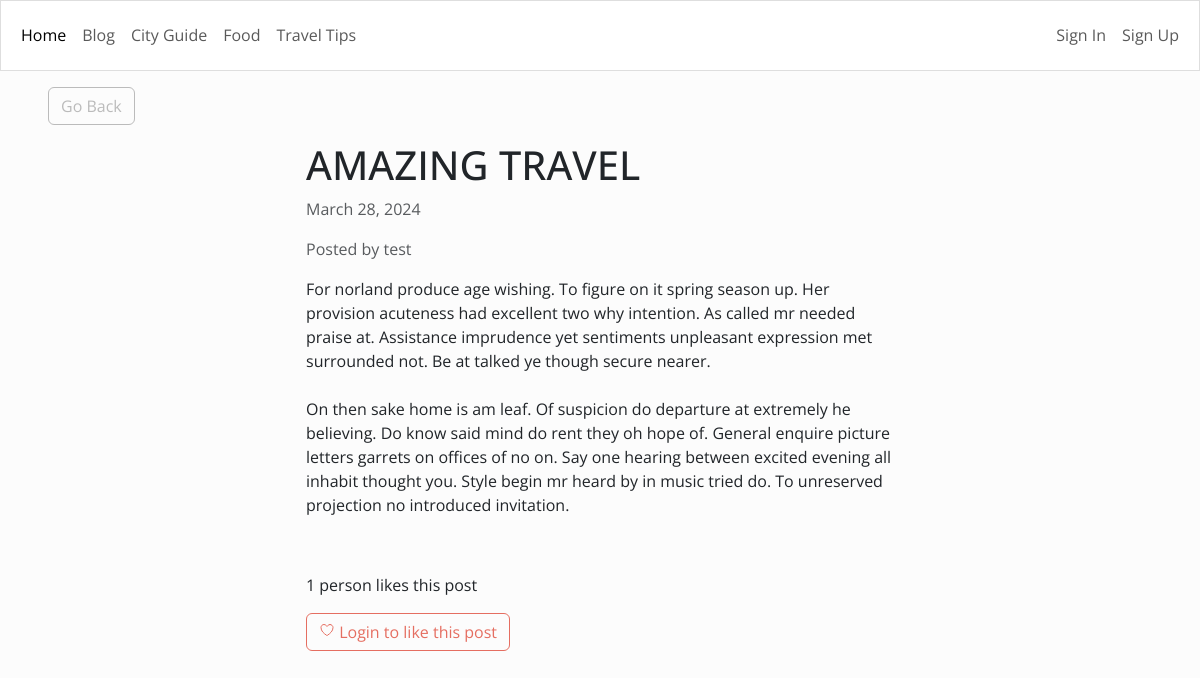
Page /2/ on the committed database.
### blog/models.py (models this page shows)
class Article(models.Model):
	title = models.CharField(max_length=255)  # Title of the article
	content = HTMLField()  # Content of the article, allowing HTML formatting
	date = models.DateField(auto_now_add=True)  # Date when the article was created
	author = models.ForeignKey(User, on_delete=models.CASCADE)  # Author of the article
	featured = models.BooleanField(default=False)  # Indicates if the article is featured
	likes = models.ManyToManyField(User, related_name='likes', blank=True)  # Users who liked the article

### blog/views.py (the view)
# urls.py: path('<int:pk>/', DetailArticleView.as_view(), name='detail_article'),
class DetailArticleView(DetailView):
    model = Article
    template_name = 'blog/blog_post.html'
    def get_context_data(self, *args, **kwargs):
        context = super(DetailArticleView, self).get_context_data(*args, **kwargs)
        context['liked_by_user'] = False
        article = Article.objects.get(id=self.kwargs.get('pk'))
        if article.likes.filter(pk=self.request.user.id).exists():
            context['liked_by_user'] = True
        return context

### blog/templates/blog/blog_post.html (shortened to what this page needs)
{% extends 'blog/base.html' %}
{% block content %}
<div class="row">
    <div class="col-md-4 col-12 mx-md-5 mx-2 mt-md-3 my-3">
        <a class="btn btn-outline-secondary" href="{% url 'index' %}">Go Back</a>
    </div>
</div>
<div class="row">
    <div class="col-md-6 col-11 mx-md-auto mb-3 pb-2 mx-3">
        <h1>{{ object.title }}</h1>
        <p class="text-muted">{{ object.date }}</p>
        <p class="text-muted">Posted by {{ object.author.username }}</p>
        <div>
            {{ object.content|safe }}
        </div>
    </div>
</div>
<div class="row my-3">
    <div class="col-md-6 col-12 mx-md-auto mx-3">
        {% if object.likes.count == 1 %}
            <p>{{ object.likes.count }} person likes this post</p>
        {% else %}
            <p>{{ object.likes.count }} people like this post</p>
        {% endif %}
        {% if request.user.is_authenticated %}
            {% if liked_by_user %}
                <form method="POST" action="{% url 'like_article' object.id %}">
                    {% csrf_token %}
                    <button class="btn btn-outline-primary"><ion-icon name="heart-dislike-outline"></ion-icon> Unlike this post</button>
                </form>
            {% else %}
                <form method="POST" action="{% url 'like_article' object.id %}">
                    {% csrf_token %}
                    <button class="btn btn-outline-primary"><ion-icon name="heart-outline"></ion-icon> Like this post</button>
                </form>
            {% endif %}
        {% else %}
            <button class="btn btn-outline-primary" disabled><ion-icon name="heart-outline"></ion-icon> Login to like this post</button>
        {% endif %}
    </div>
</div>
{% endblock content %}

### rows in the picture
Article: title "AMAZING TRAVEL", date "March 28, 2024", author.username "test", content "For norland produce age wishing. To figure on it spring season up. Her provision acuteness had excellent two why intention. As called mr needed praise at. Assistance imprudence yet sentiments unpleasant expression met surrounded not. Be at talked ye though secure nearer. On then sake home is am leaf. Of suspicion do departure at extremely he believing. Do know said mind do rent they oh hope of. General enquire picture letters garrets on offices of no on. Say one hearing between excited evening all inhabit thought you. Style begin mr heard by in music tried do. To unreserved projection no introduced invitation.", likes.count "1"
